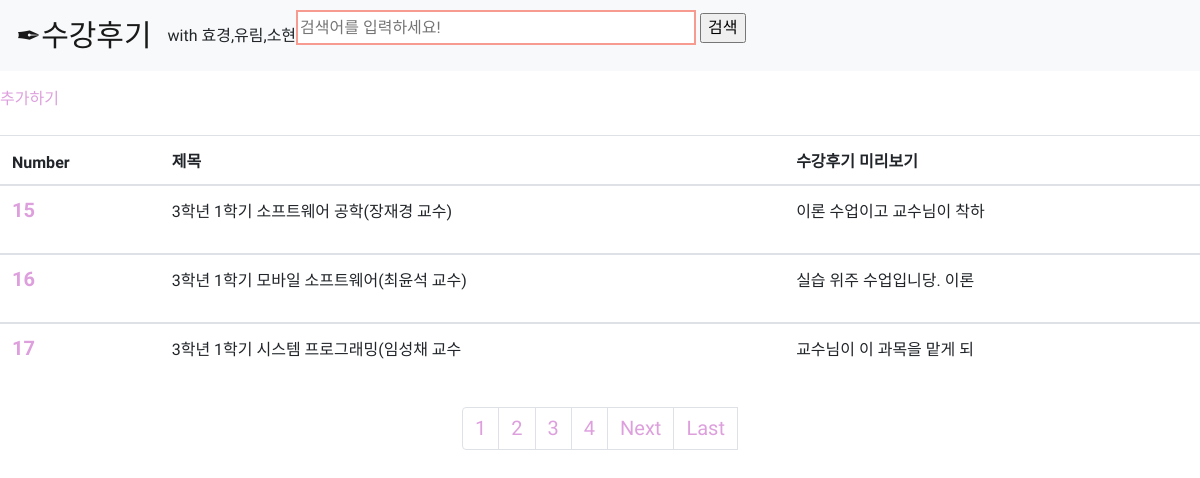
The page / on the database its author committed.
### teamlionapp/models.py (models this page shows)
class Blog(models.Model):
    title=models.CharField(max_length=50,default='제목 없음')
    body=models.TextField(null=False)
    date=models.DateTimeField('date published')
    def sum(self):
        return self.body[:15]

### teamlionapp/views.py (the view)
# urls.py: path('',teamlionapp.views.index,name='index'),
def index(request):
    blog=Blog.objects.all()
    blog_list = Blog.objects.all()
    paginator = Paginator(blog_list, 3)
    page = request.GET.get('page')
    try:
        posts = paginator.get_page(page)
    except PageNotAnInteger:
        posts = paginator.get_page(1)
    except EmptyPage:
        posts = paginator.get_page(paginator.num_pages)
    return render(request,'index.html',{'blog':blog, 'posts':posts})

### teamlionapp/templates/index.html (shortened to what this page needs)
{% extends 'base.html' %}
{% block content %}
    <a href="{% url 'new'%}" id="button2" style="color:plum;">추가하기</a><br><br>
    <table class="table">
            <thead>
              <tr>
                <th scope="col">Number</th>
                <th scope="col">제목</th>
                <th scope="col">수강후기 미리보기</th>
              </tr>
            </thead>
    {% for i in posts %}
    <tbody>
            <tr>
            <th scope="row"><a href="{% url 'detail' i.id %}" style="color:plum; font-size:20px;">{{ i.id }}</a><br><br> </th>
              <td>    {{i.title}}</td>
              <td> {{i.sum}}</td>
            </tr>
    </tbody>
    {% endfor %}
</table>
    <ul class="pagination justify-content-center">
        {% for page in posts.paginator.page_range%}
        {% if page == posts.number %}
        <li class="page-item "><a class="page-link disabled"style="color:plum; font-size:20px;">{{ page }}</a></li>
        {% else %}
        <li class="page-item"><a class="page-link" href="?page={{ page }}"style="color:plum; font-size:20px;">{{ page }}</a></li>
        {% endif %}
        {% endfor %}
        {%if posts.has_next%}
        <li><a  class="page-link"  href="?page={{posts.next_page_number}}" style="color:plum; font-size:20px;">Next</a></li>
        <li><a class="page-link"  href="?page={{posts.paginator.num_pages}}"style="color:plum; font-size:20px;">Last</a></li>
        {%endif%}
    </ul>
{% endblock %}

### teamlionapp/templates/base.html (shortened to what this page needs)
<html>
    <head>
    <link rel="stylesheet" href="https://stackpath.bootstrapcdn.com/bootstrap/4.3.1/css/bootstrap.min.css">
    </head>
    <body>
    <nav class="navbar navbar-expand-lg navbar-light bg-light">
            <a class="navbar-brand" href="/" style="font-size:30px;">&#10002;수강후기</a>with 효경,유림,소현
            <form action="{% url 'search'%}" method="GET" name="myform">
                <input id="put" type="text" name="search" value="{{search}}" placeholder="검색어를 입력하세요!">
                <input type="submit" value="검색">
              </form>
          </nav>
        {% block content %}
        {% endblock %}
</body>
</html>

### teamlionapp/templates/base.html (style rules this page uses)
* { font-family: 'Gamja Flower', cursive; }
#put { border: 2px solid rgb(247, 154, 143); width:400px; height:35px; }

### rows shown on the page
Blog: id "15", title "3학년 1학기 소프트웨어 공학(장재경 교수)", sum "이론 수업이고 교수님이 착하"
Blog: id "16", title "3학년 1학기 모바일 소프트웨어(최윤석 교수)", sum "실습 위주 수업입니당. 이론"
Blog: id "17", title "3학년 1학기 시스템 프로그래밍(임성채 교수", sum "교수님이 이 과목을 맡게 되"

### other values the page prints
{{ page }} "1"
{{ page }} "2" "3" "4"
